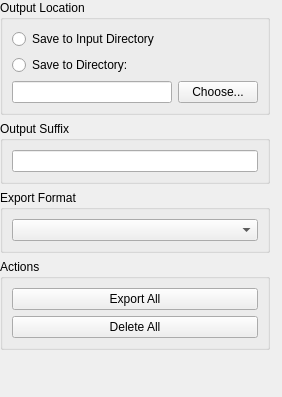
<?xml version="1.0" encoding="UTF-8"?>
<ui version="4.0">
 <class>Form</class>
 <widget class="QWidget" name="Form">
  <property name="geometry">
   <rect>
    <x>0</x>
    <y>0</y>
    <width>282</width>
    <height>397</height>
   </rect>
  </property>
  <property name="windowTitle">
   <string>Form</string>
  </property>
  <layout class="QVBoxLayout" name="verticalLayout_3">
   <property name="leftMargin">
    <number>0</number>
   </property>
   <property name="topMargin">
    <number>0</number>
   </property>
   <property name="rightMargin">
    <number>12</number>
   </property>
   <property name="bottomMargin">
    <number>0</number>
   </property>
   <item>
    <layout class="QVBoxLayout" name="verticalLayout">
     <item>
      <widget class="QGroupBox" name="groupBox_2">
       <property name="title">
        <string>Output Location</string>
       </property>
       <layout class="QVBoxLayout" name="verticalLayout_4">
        <item>
         <widget class="QRadioButton" name="saveWithInputButton">
          <property name="toolTip">
           <string>Save batch output datasets in the same directories as the input datasets</string>
          </property>
          <property name="text">
           <string>Save to Input Directory</string>
          </property>
         </widget>
        </item>
        <item>
         <widget class="QRadioButton" name="saveToDirButton">
          <property name="toolTip">
           <string>Save all batch output datasets to the same directory</string>
          </property>
          <property name="text">
           <string>Save to Directory:</string>
          </property>
         </widget>
        </item>
        <item>
         <layout class="QHBoxLayout" name="horizontalLayout">
          <item>
           <widget class="QLineEdit" name="outputDirEdit">
            <property name="enabled">
             <bool>true</bool>
            </property>
            <property name="toolTip">
             <string>Batch output dataset directory</string>
            </property>
            <property name="alignment">
             <set>Qt::AlignRight|Qt::AlignTrailing|Qt::AlignVCenter</set>
            </property>
            <property name="readOnly">
             <bool>true</bool>
            </property>
           </widget>
          </item>
          <item>
           <widget class="QPushButton" name="outputDirChooseButton">
            <property name="toolTip">
             <string>Select the batch output dataset directory</string>
            </property>
            <property name="text">
             <string>Choose...</string>
            </property>
           </widget>
          </item>
         </layout>
        </item>
       </layout>
      </widget>
     </item>
     <item>
      <widget class="QGroupBox" name="groupBox_3">
       <property name="title">
        <string>Output Suffix</string>
       </property>
       <layout class="QHBoxLayout" name="horizontalLayout_2">
        <item>
         <widget class="QLineEdit" name="outputSuffixEdit">
          <property name="toolTip">
           <string>Batch output dataset naming convention: input_name + suffix</string>
          </property>
         </widget>
        </item>
       </layout>
      </widget>
     </item>
     <item>
      <widget class="QGroupBox" name="groupBox_4">
       <property name="title">
        <string>Export Format</string>
       </property>
       <layout class="QVBoxLayout" name="verticalLayout_5">
        <item>
         <widget class="QComboBox" name="exportFormatCombo">
          <property name="toolTip">
           <string>Select the export dataset storage format</string>
          </property>
         </widget>
        </item>
       </layout>
      </widget>
     </item>
     <item>
      <widget class="QGroupBox" name="groupBox">
       <property name="title">
        <string>Actions</string>
       </property>
       <layout class="QVBoxLayout" name="verticalLayout_2">
        <item>
         <widget class="QPushButton" name="exportAllButton">
          <property name="toolTip">
           <string>Compute and store all batch output datasets</string>
          </property>
          <property name="text">
           <string>Export All</string>
          </property>
         </widget>
        </item>
        <item>
         <widget class="QPushButton" name="deleteAllButton">
          <property name="toolTip">
           <string>Delete all previously computed batch output datasets</string>
          </property>
          <property name="text">
           <string>Delete All</string>
          </property>
         </widget>
        </item>
       </layout>
      </widget>
     </item>
     <item>
      <spacer name="verticalSpacer">
       <property name="orientation">
        <enum>Qt::Vertical</enum>
       </property>
       <property name="sizeHint" stdset="0">
        <size>
         <width>20</width>
         <height>40</height>
        </size>
       </property>
      </spacer>
     </item>
    </layout>
   </item>
  </layout>
 </widget>
 <resources/>
 <connections/>
</ui>
